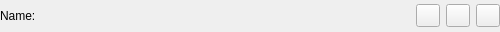
<?xml version="1.0" encoding="UTF-8"?>
<ui version="4.0">
 <class>MesonRewriterInputBase</class>
 <widget class="QWidget" name="MesonRewriterInputBase">
  <property name="geometry">
   <rect>
    <x>0</x>
    <y>0</y>
    <width>500</width>
    <height>32</height>
   </rect>
  </property>
  <layout class="QHBoxLayout" name="layout">
   <property name="leftMargin">
    <number>0</number>
   </property>
   <property name="topMargin">
    <number>0</number>
   </property>
   <property name="rightMargin">
    <number>0</number>
   </property>
   <property name="bottomMargin">
    <number>0</number>
   </property>
   <item>
    <widget class="QLabel" name="l_name">
     <property name="sizePolicy">
      <sizepolicy hsizetype="Minimum" vsizetype="Preferred">
       <horstretch>0</horstretch>
       <verstretch>0</verstretch>
      </sizepolicy>
     </property>
     <property name="minimumSize">
      <size>
       <width>50</width>
       <height>0</height>
      </size>
     </property>
     <property name="text">
      <string>Name:</string>
     </property>
    </widget>
   </item>
   <item>
    <widget class="QToolButton" name="b_reset">
     <property name="icon">
      <iconset theme="document-revert"/>
     </property>
    </widget>
   </item>
   <item>
    <widget class="QToolButton" name="b_delete">
     <property name="icon">
      <iconset theme="edit-delete"/>
     </property>
    </widget>
   </item>
   <item>
    <widget class="QToolButton" name="b_add">
     <property name="icon">
      <iconset theme="list-add"/>
     </property>
    </widget>
   </item>
  </layout>
 </widget>
 <resources/>
 <connections>
  <connection>
   <sender>b_reset</sender>
   <signal>clicked()</signal>
   <receiver>MesonRewriterInputBase</receiver>
   <slot>reset()</slot>
   <hints>
    <hint type="sourcelabel">
     <x>488</x>
     <y>15</y>
    </hint>
    <hint type="destinationlabel">
     <x>271</x>
     <y>15</y>
    </hint>
   </hints>
  </connection>
  <connection>
   <sender>b_add</sender>
   <signal>clicked()</signal>
   <receiver>MesonRewriterInputBase</receiver>
   <slot>add()</slot>
   <hints>
    <hint type="sourcelabel">
     <x>526</x>
     <y>15</y>
    </hint>
    <hint type="destinationlabel">
     <x>271</x>
     <y>15</y>
    </hint>
   </hints>
  </connection>
  <connection>
   <sender>b_delete</sender>
   <signal>clicked()</signal>
   <receiver>MesonRewriterInputBase</receiver>
   <slot>remove()</slot>
   <hints>
    <hint type="sourcelabel">
     <x>488</x>
     <y>15</y>
    </hint>
    <hint type="destinationlabel">
     <x>271</x>
     <y>15</y>
    </hint>
   </hints>
  </connection>
 </connections>
 <slots>
  <slot>reset()</slot>
  <slot>remove()</slot>
  <slot>add()</slot>
 </slots>
</ui>
